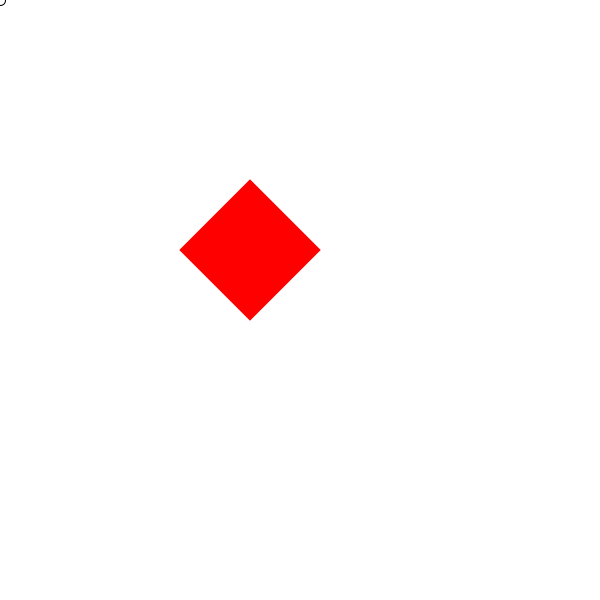
Frame 1 (no input)
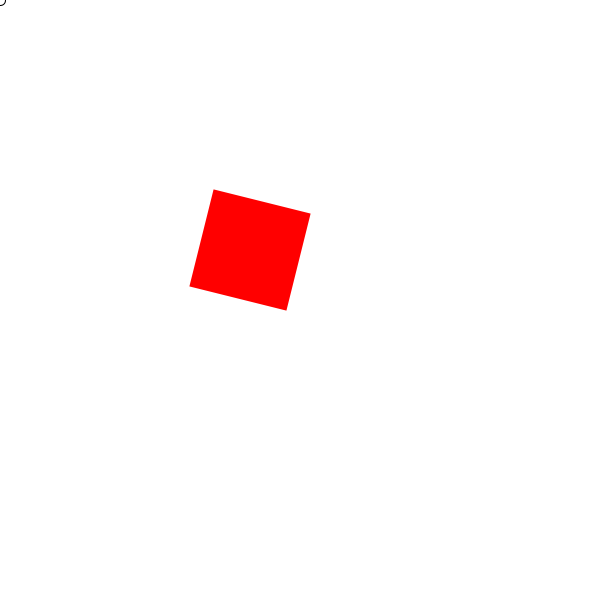
Frame 60 (the mouse pressed at the canvas centre just before this capture)
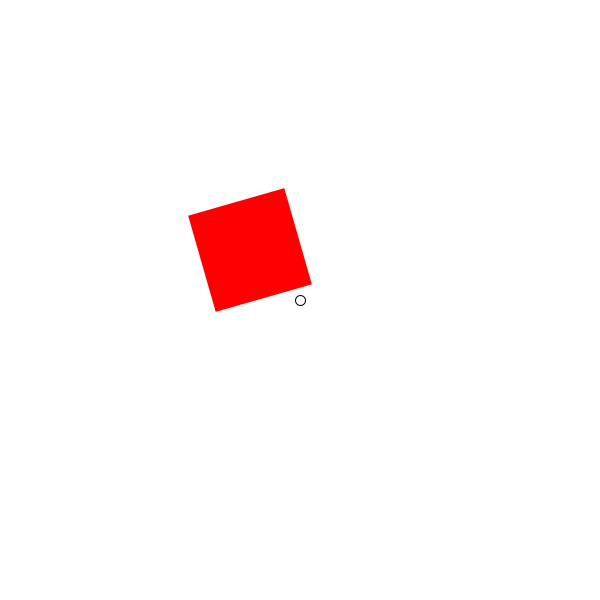
Frame 120 (the mouse held since frame 60 and released just before this capture)

The Processing sketch that drew these frames (run headless with seeded random() and noise(); from frame 60 on, the mouse is pressed at the canvas centre):

// Processing sketch: Lesson1
// ── Lesson1.pde
color backColor = color(255, 255, 255);
int x = 250;
int y = 250;
int sideLength = 100;
float rotation = 45;

void setup() {
  size(600, 600);
  
}

void draw() {
  pushMatrix();
  noStroke();
  fill(255, 0, 0);
  background(backColor);
  translate(x, y);
  rotate(radians(rotation));
  rect(-sideLength/2, -sideLength/2, sideLength, sideLength);
  popMatrix();
  
  rotation++;
  noFill();
  noCursor();
  stroke(0, 0, 0);
  ellipse(mouseX, mouseY, 10, 10); 
}
